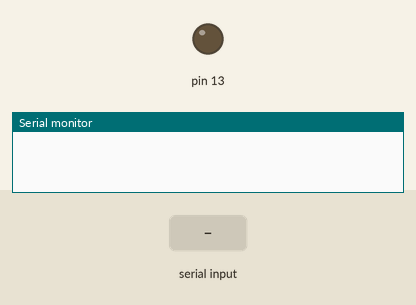
Simulated run of this sketch. Board: Arduino Leonardo, built with avr-gcc and run on an emulated ATmega32U4. On the bench: output pins drawn as LEDs (lit = HIGH), the last lines printed to the serial monitor. The inputs (shaded band) are chosen by the test bench.

Above: at 1.2 s.
1.3 s: "!pi?\n" received over the second serial link
At 1.9 s:
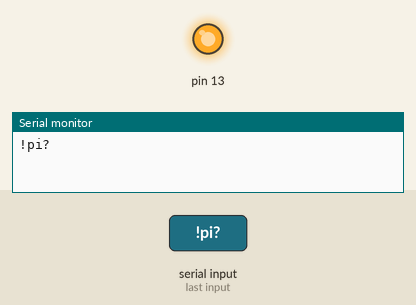
2.8 s: "!baud \n" received over Serial
At 4.0 s:
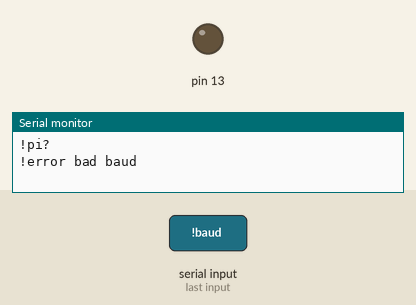
4.3 s: "!pi?\n" received over Serial
At 5.4 s:
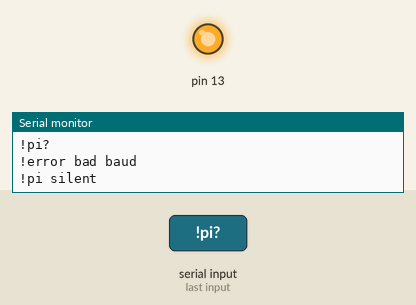
5.8 s: "!baud \n" received over the second serial link
At 6.8 s:
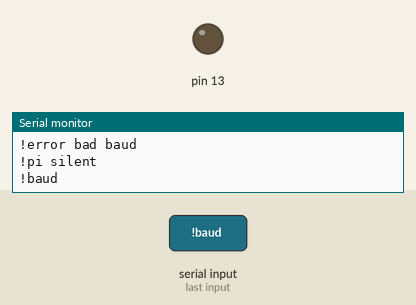
7.3 s: "30,150\n" received over the second serial link
At 8.0 s:
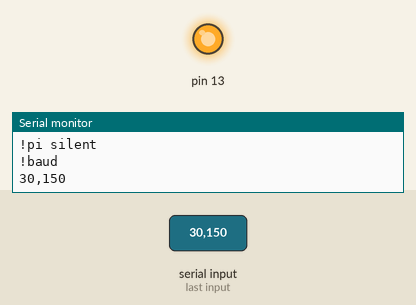
8.8 s: "30,150\n" received over Serial
At 10.0 s:
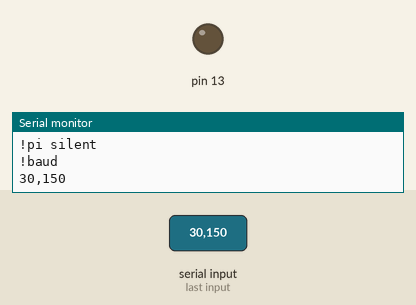
Timing chart, 0 to 11.3 s (numbered marks = the images above; inputs shaded):
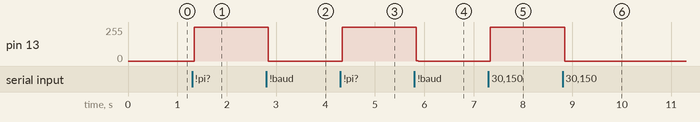

Measured:
- after the input at 1.3 s, pin 13: 0/255 → 255/255 at once
- after the input at 2.8 s, pin 13: 255/255 → 0/255 at once
- after the input at 4.3 s, pin 13: 0/255 → 255/255 at once
- after the input at 5.8 s, pin 13: 255/255 → 0/255 at once
- after the input at 7.3 s, pin 13: 0/255 → 255/255 at once
- after the input at 8.8 s, pin 13: 255/255 → 0/255 at once

The sketch:

pi_bridge.ino
```cpp
// feather/pi_bridge/pi_bridge.ino -- Adafruit Feather 32u4 <-> Raspberry Pi serial bridge (cards #474/#477).
//
// The Feather's USB serial (to the Windows PC / Android tablet running the EDGE.GAME client) is
// bridged byte-for-byte to Serial1 (hardware UART: Feather TX/RX pins -> Pi GPIO15/GPIO14, 3.3V logic,
// shared GND). Two lines of local commands, handled on the Feather itself, make "is the Pi alive?"
// answerable without any Pi software at all:
//
//   !ping          -> "!pong feather32u4 pi-bridge v1"            (proves USB + sketch are alive)
//   !pi?           -> sends "\n" to the Pi, waits 600ms, then "!pi alive N bytes" or "!pi silent"
//                     (a Pi with a serial console prints a login prompt on newline; or run
//                      pi/serial_responder.sh which answers explicitly)
//   !baud <N>      -> re-opens Serial1 at N baud (default 115200)
//
// Every other line is forwarded to the Pi verbatim, and everything the Pi sends comes back over USB, so
// the EDGE.GAME relay's log stream shows the Pi's own words. The built-in LED (pin 13) blinks on traffic.
//
// Build: arduino-cli compile --fqbn adafruit:avr:feather32u4 feather/pi_bridge   (see ../README.md)
// Status: compiles; NOT yet run on real hardware -- needs the founder's Feather + Pi wiring.

static const unsigned long PI_PROBE_MS = 600;
static char cmd[40];
static uint8_t cmdLen = 0;
static bool inCmd = false;

static void blinkLed() { digitalWrite(13, !digitalRead(13)); }

static void probePi() {
  while (Serial1.available()) Serial1.read();       // drop stale bytes so we measure only the reply
  Serial1.write('\n');
  unsigned long start = millis();
  unsigned int got = 0;
  while (millis() - start < PI_PROBE_MS) {
    while (Serial1.available()) { Serial1.read(); got++; }
  }
  if (got) { Serial.print(F("!pi alive ")); Serial.print(got); Serial.println(F(" bytes")); }
  else Serial.println(F("!pi silent"));
}

static void runCommand() {
  cmd[cmdLen] = 0;
  if (!strcmp(cmd, "!ping")) Serial.println(F("!pong feather32u4 pi-bridge v1"));
  else if (!strcmp(cmd, "!pi?")) probePi();
  else if (!strncmp(cmd, "!baud ", 6)) {
    long b = atol(cmd + 6);
    if (b >= 1200 && b <= 230400) { Serial1.end(); Serial1.begin(b); Serial.print(F("!baud ")); Serial.println(b); }
    else Serial.println(F("!error bad baud"));
  } else { Serial.print(F("!error unknown command ")); Serial.println(cmd); }
}

void setup() {
  pinMode(13, OUTPUT);
  Serial.begin(115200);    // USB CDC (baud is ignored by CDC)
  Serial1.begin(115200);   // hardware UART to the Pi
}

void loop() {
  while (Serial.available()) {
    char c = (char)Serial.read();
    blinkLed();
    if (!inCmd && cmdLen == 0 && c == '!') { inCmd = true; }
    if (inCmd) {
      if (c == '\n' || c == '\r') {
        if (cmdLen) { runCommand(); }
        cmdLen = 0; inCmd = false;
      } else if (cmdLen < sizeof(cmd) - 1) {
        cmd[cmdLen++] = c;
      }
    } else {
      Serial1.write(c);
    }
  }
  while (Serial1.available()) {
    Serial.write((char)Serial1.read());
    blinkLed();
  }
}
```
